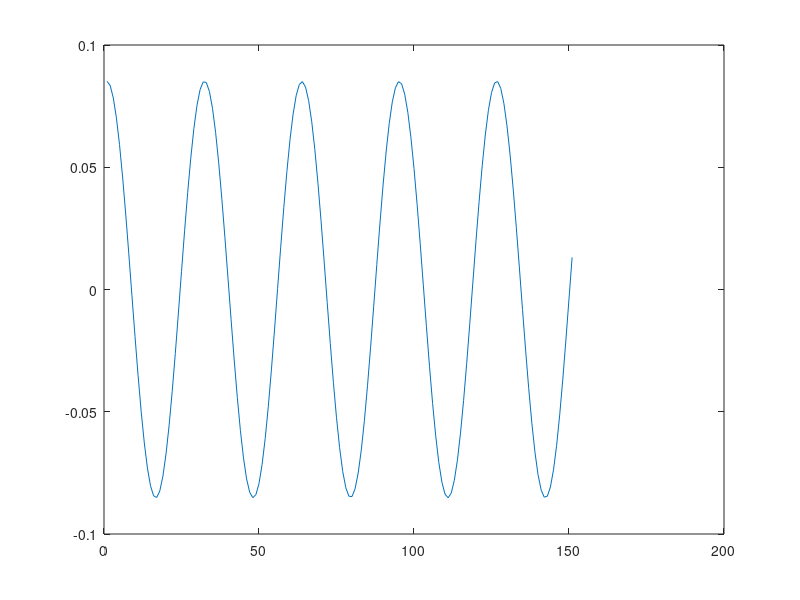

Source code (MATLAB): (Note: this script raises an error after producing the figure.)
%% DESCRIPTION
%
% This is a Script for solving the differential eqn of a forced excited
% single mass system.
%
%% OUTPUT
%
% Formatted figure of the displacement of a single mass system and its
% animation
%
%% VERSION
%
% Author: Shayaan Ahmed
% Creation Date: 7 July 2020
% MATLAB Version R2020a

%% REVISION
% 
%V1.0 | 7 July 2020 | shayaan.ahmed@vitap.ac.in | 
% Copyright (c) 2020 Shayaan Ahmed
%
%% Progress
clear           % Clears all variables in the workspace
clc             % Clears the command window
close all       % Closes all the plots and diagrams if any
%
%% 1.) Definition
%% 1.)- Parametric Definition
mass = 2600;            % mass of the body in kg
stiffness = 75000;       % Stifness of the spring in N/m
damping = 25;         % damping coeff. of the damper in Ns/m
time_period = 0:0.1:15;     % time in seconds

x_0 = 0;             % initial displacement in m
x_dot_0 = 0;         % initial velocity in m/s

force = 5500;       % force excitation on th system in N
omega = 2;          % Angular freq of the system in rad/sec
%
%% 2.) Computing
%% 2.)- Parametric Calculation
damping_coeff = damping/(2*mass);
angular_eig_freq = sqrt(stiffness/mass);

lambda = roots([1,2*damping_coeff,angular_eig_freq^2]); % eigen values of the solution
x_roof = sqrt(force^2/((damping*omega)^2+(stiffness-mass*omega^2)^2)); % amplitude of the system
phi = atan((damping*omega)/(stiffness-(mass*omega^2)));

K1 = x_0-(lambda(1)*x_0 - x_dot_0 - x_roof*omega*sin(-phi) - x_roof*lambda(1)*cos(-phi))/(lambda(1) - lambda(2)); % Integration constant
K2 = (lambda(1)*x_0 - x_dot_0 - x_roof*omega*sin(-phi) - x_roof*lambda(1)*cos(-phi))/(lambda(1) - lambda(2)); % Integration Constsnnt

x_h = K1*exp(lambda(1)*time_period) + K2*exp(lambda(2)*time_period); % homogeneous eqn for displacement
v_h = K1*lambda(1)*exp(lambda(1)*time_period) + K2*lambda(2)*exp(lambda(2)*time_period); % homogeneous eqn for velocity

x_p = x_roof*cos(omega*time_period - phi); % particular soln for the displacement
v_p = -x_roof*omega*sin(omega*time_period - phi); % particular soln for the velocity

x_t = real(x_h + x_p); % overall soln for displacement
v_t = real(v_h + v_p); % overall soln for velocity

P1 = plot(x_t)
P1.LineStyle = '--'
P1.LineWidth = 2.0
P1.Color = 'r'
hold on
P2 = plot(v_t)
P2.LineWidth = 1.3
P2.Color = 'g'
P2.Marker = 'x'
P2.MarkerFaceColor = 'b'
hold off
title('Displacement and Velocity Plot for Forced Excitation')
legend('x_t','v_t')